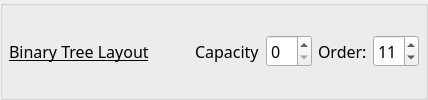
        <widget class="QGroupBox" name="GB_b_binaryTreeLayout">
         <property name="sizePolicy">
          <sizepolicy hsizetype="Preferred" vsizetype="Maximum">
           <horstretch>0</horstretch>
           <verstretch>0</verstretch>
          </sizepolicy>
         </property>
         <property name="title">
          <string/>
         </property>
         <property name="flat">
          <bool>true</bool>
         </property>
         <layout class="QGridLayout" name="gridLayout_65">
          <property name="leftMargin">
           <number>6</number>
          </property>
          <property name="topMargin">
           <number>0</number>
          </property>
          <property name="rightMargin">
           <number>6</number>
          </property>
          <property name="bottomMargin">
           <number>0</number>
          </property>
          <property name="verticalSpacing">
           <number>0</number>
          </property>
          <item row="0" column="5">
           <widget class="QLabel" name="label_112">
            <property name="font">
             <font>
              <family>Noto Sans</family>
              <pointsize>12</pointsize>
              <italic>false</italic>
              <bold>false</bold>
              <underline>false</underline>
             </font>
            </property>
            <property name="text">
             <string>Order:</string>
            </property>
           </widget>
          </item>
          <item row="0" column="2">
           <spacer name="horizontalSpacer_59">
            <property name="orientation">
             <enum>Qt::Orientation::Horizontal</enum>
            </property>
            <property name="sizeHint" stdset="0">
             <size>
              <width>40</width>
              <height>20</height>
             </size>
            </property>
           </spacer>
          </item>
          <item row="0" column="6">
           <widget class="QSpinBox" name="kcfg_binaryTreeLayoutOrder">
            <property name="font">
             <font>
              <family>Noto Sans</family>
              <pointsize>12</pointsize>
              <italic>false</italic>
              <bold>false</bold>
              <underline>false</underline>
             </font>
            </property>
            <property name="toolTip">
             <string>&lt;html&gt;&lt;head/&gt;&lt;body&gt;&lt;p&gt;0 - to disable&lt;/p&gt;&lt;/body&gt;&lt;/html&gt;</string>
            </property>
            <property name="maximum">
             <number>12</number>
            </property>
            <property name="value">
             <number>11</number>
            </property>
           </widget>
          </item>
          <item row="0" column="4">
           <widget class="QSpinBox" name="kcfg_binaryTreeLayoutCapacity">
            <property name="font">
             <font>
              <family>Noto Sans</family>
              <pointsize>12</pointsize>
              <italic>false</italic>
              <bold>false</bold>
              <underline>false</underline>
             </font>
            </property>
            <property name="toolTip">
             <string>&lt;html&gt;&lt;head/&gt;&lt;body&gt;&lt;p&gt;0 - to disable&lt;/p&gt;&lt;/body&gt;&lt;/html&gt;</string>
            </property>
            <property name="maximum">
             <number>99</number>
            </property>
            <property name="value">
             <number>0</number>
            </property>
           </widget>
          </item>
          <item row="0" column="1">
           <widget class="QLabel" name="label_111">
            <property name="font">
             <font>
              <family>Noto Sans</family>
              <pointsize>12</pointsize>
              <italic>false</italic>
              <bold>false</bold>
              <underline>true</underline>
             </font>
            </property>
            <property name="text">
             <string>Binary Tree Layout</string>
            </property>
            <property name="margin">
             <number>0</number>
            </property>
           </widget>
          </item>
          <item row="0" column="3">
           <widget class="QLabel" name="label_57">
            <property name="font">
             <font>
              <family>Noto Sans</family>
              <pointsize>12</pointsize>
              <italic>false</italic>
              <bold>false</bold>
              <underline>false</underline>
             </font>
            </property>
            <property name="text">
             <string>Capacity</string>
            </property>
           </widget>
          </item>
         </layout>
        </widget>
